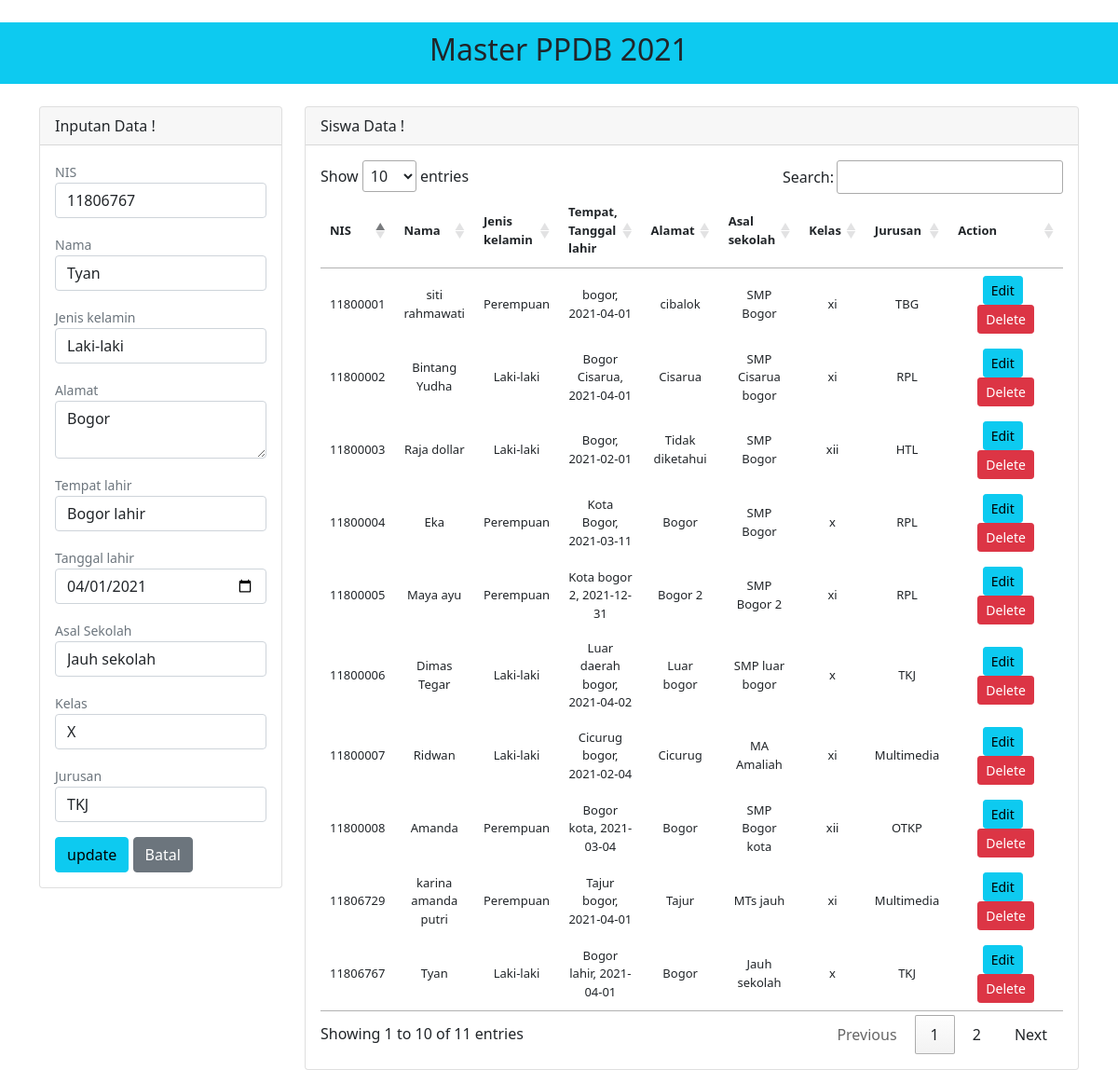
The page /master.php?edit&nis=11806767 (signed in) on the database its author committed.
### tables this page shows
CREATE TABLE `tb_siswa` (
  `id` int(11) NOT NULL,
  `nis` varchar(15) NOT NULL,
  `nama` varchar(255) NOT NULL,
  `jenis_kelamin` varchar(50) NOT NULL,
  `tempat_lahir` varchar(255) NOT NULL,
  `tanggal_lahir` date NOT NULL,
  `alamat` text NOT NULL,
  `asal_sekolah` varchar(255) NOT NULL,
  `kelas` varchar(5) NOT NULL,
  `jurusan` varchar(50) NOT NULL
);

### master.php (the view, shortened to what this page needs)
<!DOCTYPE html>
<html>
<head>
	<link href="https://cdn.jsdelivr.net/npm/bootstrap@5.0.0-beta3/dist/css/bootstrap.min.css" rel="stylesheet">
	<link rel="stylesheet" type="text/css" href="https://cdn.datatables.net/1.10.24/css/jquery.dataTables.min.css">
</head>
<?php
	$con = mysqli_connect('localhost','root','','latihan_ukk_2');
	if(isset($_GET['edit'])){
		$edit = mysqli_query($con,"SELECT * FROM tb_siswa WHERE nis = '$_GET[nis]'");
		$row_edit = mysqli_fetch_array($edit);
	}else{
		$row_edit = null;
	}
?>
<body>
	<br>
	<div class="text-center bg-info" style="padding: 10px;">
			<h2>Master PPDB 2021</h2>
		</div>
	<div class="container">
		<br>
		<div class="row">
			<div class="col-sm-12 col-md-3">
				<div class="card">
					<div class="card-header">
						Inputan Data !
					</div>
					<div class="card-body">
						<form method="post">
							<div class="mb-3">
								<div class="form-group">
									<small class="text-muted">NIS</small>
									<input required="" type="number" class="form-control" name="nis" value="<?= $row_edit['nis']; ?>">
								</div>
							</div>
							<div class="mb-3">
								<div class="form-group">
									<small class="text-muted">Nama</small>
									<input required="" type="text" class="form-control" name="nama" value="<?= $row_edit['nama']; ?>">
								</div>
							</div>
							<div class="mb-3">
								<div class="form-group">
									<small class="text-muted">Jenis kelamin</small>
									<select class="form-control" name="jenis_kelamin">
										<option value="Laki-laki" <?php if($row_edit['jenis_kelamin'] == "Laki-laki"){echo "selected";} ?> >Laki-laki</option>
									</select>
								</div>
							</div>
							<div class="mb-3">
								<div class="form-group">
									<small class="text-muted">Alamat</small>
									<textarea required="" class="form-control" name="alamat"><?= $row_edit['alamat']; ?></textarea>
								</div>
							</div>
							<div class="mb-3">
								<div class="form-group">
									<small class="text-muted">Tempat lahir</small>
									<input required="" type="text" class="form-control" name="tempat_lahir" value="<?= $row_edit['tempat_lahir']; ?>">
								</div>
							</div>
							<div class="mb-3">
								<div class="form-group">
									<small class="text-muted">Tanggal lahir</small>
									<input required="" type="date" class="form-control" name="tanggal_lahir" value="<?= $row_edit['tanggal_lahir']; ?>">
								</div>
							</div>
							<div class="mb-3">
								<div class="form-group">
									<small class="text-muted">Asal Sekolah</small>
									<input required="" type="text" class="form-control" name="asal_sekolah" value="<?= $row_edit['asal_sekolah']; ?>">
								</div>
							</div>
							<div class="mb-3">
								<div class="form-group">
									<small class="text-muted">Kelas</small>
									<select class="form-control" name="kelas">
										<option value="x" <?php if($row_edit['kelas'] == "x"){echo "selected";} ?> >X</option>
									</select>
								</div>
							</div>
							<div class="mb-3">
								<div class="form-group">
									<small class="text-muted">Jurusan</small>
									<select class="form-control" name="jurusan">
										<option value="TKJ" <?php if($row_edit['jurusan'] == "TKJ"){echo "selected";} ?> >TKJ</option>
									</select>
								</div>
							</div>
							<?php
								if(isset ($_GET['edit'])){
									?>
									<input type="submit" class="btn btn-info" name="update" value="update">
									<a class="btn btn-secondary	" onclick="reset()">Batal</a>
									<?php
								}else{
									?>
									<input type="submit" class="btn btn-info" name="simpan" value="Simpan"> &nbsp;
									<a class="btn btn-secondary	" onclick="reset()">Reset</a>
									<?php
								}
							?>
						</form>
					</div>
				</div>
			</div>
			<div class="col-sm-12 col-md-9">
				<div class="card">
					<div class="card-header">
						Siswa Data !
					</div>
					<div class="card-body">
						<table class=" text-center" id="table_murid" style="font-size: 13px;">
							<thead>
								<tr>
									<th>NIS</th>
									<th>Nama</th>
									<th>Jenis kelamin</th>
									<th>Tempat, Tanggal lahir</th>
									<th>Alamat</th>
									<th>Asal sekolah</th>
									<th>Kelas</th>
									<th>Jurusan</th>
									<th width="150px">Action</th>
								</tr>
							</thead>
							<tbody>
								<?php
								$sql = mysqli_query($con,"SELECT * FROM tb_siswa");
								while($row = mysqli_fetch_array($sql)){
									?>
										<tr>
											<td><?= $row['nis']; ?></td>
											<td><?= $row['nama']; ?></td>
											<td><?= $row['jenis_kelamin']; ?></td>
											<td><?= $row['tempat_lahir'].", ".$row['tanggal_lahir']; ?></td>
											<td><?= $row['alamat']; ?></td>
											<td><?= $row['asal_sekolah']; ?></td>
											<td><?= $row['kelas']; ?></td>
											<td><?= $row['jurusan']; ?></td>
											<td>
												<a class="btn btn-sm btn-info" href="master.php?edit&nis=<?= $row['nis'];?>">Edit</a>  &nbsp;
												<a class="btn btn-sm btn-danger" href="master.php?hapus&nis=<?= $row['nis'];?>"onclick="return confirm('Anda yakin ingin menghapus data ini ?');">Delete</a>
											</td>
										</tr>
									<?php
									}
								?>
							</tbody>
						</table>
					</div>
				</div>
			</div>
		</div>
	</div>
</body>
</html>

### rows shown on the page
tb_siswa: nis "11806767", nama "Tyan", jenis_kelamin "Laki-laki", alamat "Bogor", tempat_lahir "Bogor lahir", tanggal_lahir "04/01/2021", asal_sekolah "Jauh sekolah", kelas "X", jurusan "TKJ", tanggal_lahir "2021-04-01", kelas "x"
tb_siswa: nis "11806729", nama "karina amanda putri", jenis_kelamin "Perempuan", tempat_lahir "Tajur bogor", tanggal_lahir "2021-04-01", alamat "Tajur", asal_sekolah "MTs jauh", kelas "xi", jurusan "Multimedia"
tb_siswa: nis "11800001", nama "siti rahmawati", jenis_kelamin "Perempuan", tempat_lahir "bogor", tanggal_lahir "2021-04-01", alamat "cibalok", asal_sekolah "SMP Bogor", kelas "xi", jurusan "TBG"
tb_siswa: nis "11800002", nama "Bintang Yudha", jenis_kelamin "Laki-laki", tempat_lahir "Bogor Cisarua", tanggal_lahir "2021-04-01", alamat "Cisarua", asal_sekolah "SMP Cisarua bogor", kelas "xi", jurusan "RPL"
tb_siswa: nis "11800003", nama "Raja dollar", jenis_kelamin "Laki-laki", tempat_lahir "Bogor", tanggal_lahir "2021-02-01", alamat "Tidak diketahui", asal_sekolah "SMP Bogor", kelas "xii", jurusan "HTL"
tb_siswa: nis "11800004", nama "Eka", jenis_kelamin "Perempuan", tempat_lahir "Kota Bogor", tanggal_lahir "2021-03-11", alamat "Bogor", asal_sekolah "SMP Bogor", kelas "x", jurusan "RPL"
tb_siswa: nis "11800005", nama "Maya ayu", jenis_kelamin "Perempuan", tempat_lahir "Kota bogor 2", tanggal_lahir "2021-12-31", alamat "Bogor 2", asal_sekolah "SMP Bogor 2", kelas "xi", jurusan "RPL"
tb_siswa: nis "11800006", nama "Dimas Tegar", jenis_kelamin "Laki-laki", tempat_lahir "Luar daerah bogor", tanggal_lahir "2021-04-02", alamat "Luar bogor", asal_sekolah "SMP luar bogor", kelas "x", jurusan "TKJ"
tb_siswa: nis "11800007", nama "Ridwan", jenis_kelamin "Laki-laki", tempat_lahir "Cicurug bogor", tanggal_lahir "2021-02-04", alamat "Cicurug", asal_sekolah "MA Amaliah", kelas "xi", jurusan "Multimedia"
tb_siswa: nis "11800008", nama "Amanda", jenis_kelamin "Perempuan", tempat_lahir "Bogor kota", tanggal_lahir "2021-03-04", alamat "Bogor", asal_sekolah "SMP Bogor kota", kelas "xii", jurusan "OTKP"
